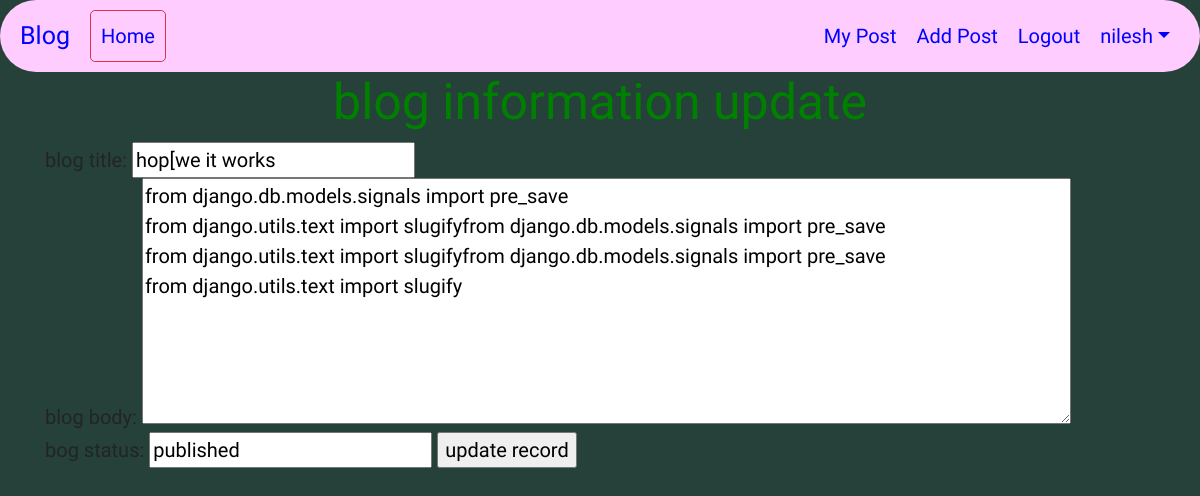
Page /dashboard/21/update (signed in) on the committed database.
### blogapp/models.py (models this page shows, shortened)
class Post(models.Model):
    STATUS_CHOICES=(('draft','Draft'),('published','Published'))
    title=models.CharField(max_length=260)
    slug=models.SlugField(max_length=264,unique_for_date='publish')
    author=models.ForeignKey(User,related_name='blog_post',on_delete=models.PROTECT)
    body=models.TextField()
    publish=models.DateTimeField(default=timezone.now)
    created=models.DateTimeField(auto_now_add=True)
    updated=models.DateTimeField(auto_now=True)
    status=models.CharField(max_length=20,choices=STATUS_CHOICES,default='draft')
    objects=CustomManager()
    class Meta:
        ordering=('-publish',)

### blogapp/views.py (the view)
# urls.py: path('dashboard/<int:pk>/update',views.update_view),
def update_view(request,pk):
    update = Post.objects.get(id=pk)
    if request.method == 'POST':
        print('ok')
        form = Updateuser(request.POST, instance=update)
        if form.is_valid():
            form.save()
        return redirect('/')
    return render(request,'blogapp/update.html',{'update':update})

### blogapp/models.py (called while the page is built)
    def get_queryset(self):
        return super().get_queryset().filter(status='published')

### templates/blogapp/update.html (shortened to what this page needs)
{% extends 'blogapp/base.html'%}
{%block content%}
<h1>blog information update</h1>
    <form  method="post">
        blog title: <input type="text" name="title" value="{{update.title}}"><br>
        blog  body: <textarea name="body" rows="8" cols="80">{{update.body}}</textarea><br>
        bog status: <input type="text" name="status" value="{{update.status}}">
        <input type="submit" value="update record">
    </form>
{%endblock%}

### templates/blogapp/base.html (shortened to what this page needs)
<!DOCTYPE html>
{% load staticfiles %}
<html lang="en" dir="ltr">
  <head>
    <link rel="stylesheet" href="{% static 'css/style1.css' %}">
    <link rel="stylesheet" href="{% static 'css/bootstrap.css' %}"
    <link rel="stylesheet" href="https://stackpath.bootstrapcdn.com/bootstrap/4.3.1/css/bootstrap.min.css">
    <link rel="stylesheet" href="https://maxcdn.bootstrapcdn.com/font-awesome/4.7.0/css/font-awesome.min.css">
  </head>
  <body style="background-color:#26403a" >
    <nav id="nav1" class="navbar navbar-expand-md navbar-light bg">
      <a id="a1" href="#" class="navbar-brand">Blog</a>
      <div class="collapse navbar-collapse" id="navbarCollapse">
        <div class="navbar-nav">
            <a id="a1" href="/" class="nav-link btn btn-outline-danger">Home</a>
        </div>
        <div class="navbar-nav ml-auto">
            {% if user.is_authenticated %}
            <a id="a1" href="/dashboard" class="nav-item nav-link">My Post</a>
            <a id="a1" href="/create" class="nav-item nav-link">Add Post</a>
            <a id="a1" href="/accounts/logout" class="nav-item nav-link">Logout</a>
            <div class="nav-item dropdown">
                <a id="a1" href="#" class="nav-link dropdown-toggle" data-toggle="dropdown">{{request.user.first_name}}</a>
            </div>
            {% else %}
            <a id="a1" href="/signup" class="nav-item nav-link" >Signup</a>
            <a id="a1" href="/accounts/login" class="nav-item nav-link">Login</a>
            {% endif %}
        </div>
    </div>
</nav>
    <div class="content">
      <div class="container">
            {%block content%} {%endblock%}
      </div>
  </body>
</html>

### static/css/style1.css (style rules this page uses)
body,html { background-color: #26403a; font-size: 20px; }
.content { background-color: #26403a; font-family: 'Courgette' }
h1 { color: green; text-align: center; }
#a1 { color: blue; }
#nav1 { background-color: #ffccff; font-family: 'Sofia'; border-radius: 50px; }

### rows in the picture
Post: title "hop[we it works", body "from django.db.models.signals import pre_save from django.utils.text import slugifyfrom django.db.models.signals import pre_save from django.utils.text import slugifyfrom django.db.models.signals import pre_save from django.utils.text import slugify", status "published"

### other values in the picture
{{ request.user.first_name }} "nilesh"
